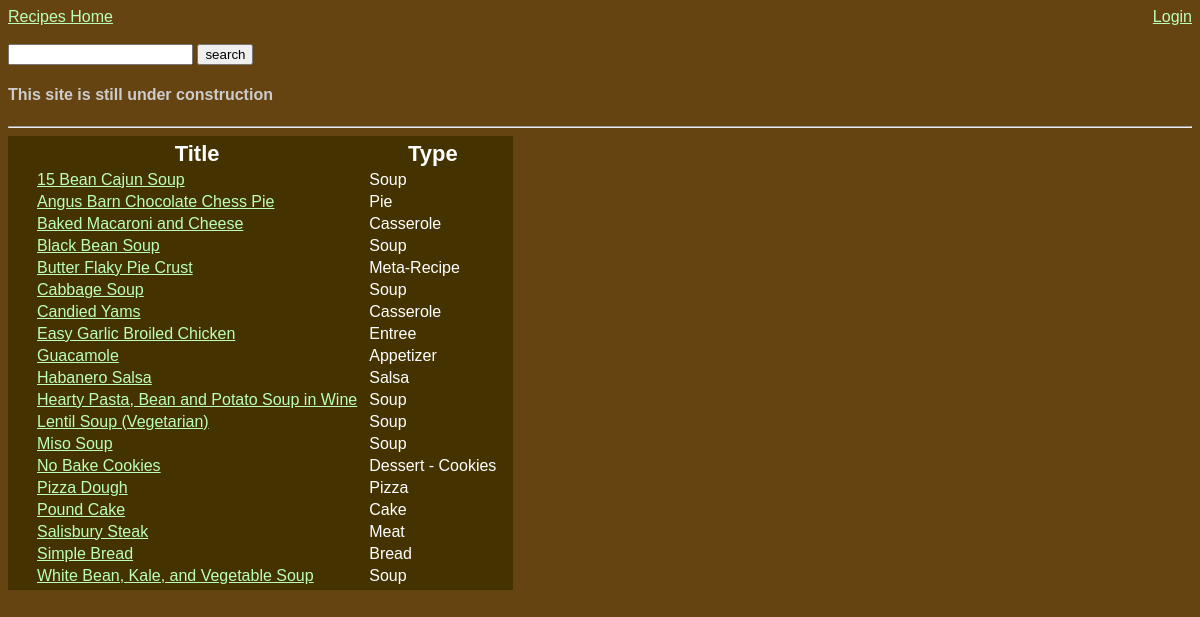
The page / on the database its author committed.
### tables this page shows
CREATE TABLE `recipes` (
  `indx` int(10) NOT NULL AUTO_INCREMENT,
  `title` varchar(100) DEFAULT NULL,
  `user` varchar(50) DEFAULT NULL,
  `type` varchar(100) DEFAULT NULL,
  `imageLocation` varchar(500) DEFAULT NULL,
  `ingredients` varchar(5000) DEFAULT NULL,
  `directions` varchar(5000) DEFAULT NULL,
  PRIMARY KEY (`indx`)
);

### auth.php (called while the page is built, shortened)
<?php
class User {
    var $loggedIn = false;
    function checkLoggedIn() {
        return $this->loggedIn;
    }
}
?>

### index.php (the view, shortened to what this page needs)
<?php
    include("header.php");
    $result = mysql_query("select * from recipes order by title");
    echo "<table>";
    echo "<th></th><th>Title</th><th>Type</th>";
    while($row = mysql_fetch_array($result)){
        echo "<tr><td>";
        echo "</td>
            <td><a href=\"showForm.php?indx=".$row['indx']."\">".$row['title']."</a></td>
            <td>".$row['type']."</td>
            </tr>";
    }
    echo '</table>';
    include("footer.php");
?>

### header.php (shortened to what this page needs)
<?php
    include("auth.php");
    echo "
        <!DOCTYPE HTML>
            <head>
                <title>Recipes</title>
                <link rel=\"stylesheet\" type=\"text/css\" href=\"recipestyle.css\" />
            </head>
            <body>
        ";
    if(isset($_SESSION['currentUser']) && $_SESSION['currentUser']->checkLoggedIn()){
        $_SESSION['currentUser']->dbConnect();
        echo "
            <div style=\"float:right;\">
            <a href=\"addRecipe.php\">New Recipe</a> |
            <a href=\"editUser.php\">Edit Account</a> |
            <a href=\"logout.php\">Logout</a><br /><br />
            You are logged in as ".$_SESSION['currentUser']->username;
        if($_SESSION['currentUser']->userlevel==1){
            echo '<br /><br />
                Welcome, '.$_SESSION['currentUser']->firstname.'.
                <a href="admin.php">Admin Home</a>
                ';
        }
        echo '</div>';
    }else {
        echo "
            <div style=\"float:right;\">
            <a href=\"login.php\">Login</a><br /><br />
            </div>
            ";
    }
    echo "<a href=\".\">Recipes Home</a><br /><br />";
    echo "
        <form action=\"searchRecipes.php\" method=\"get\">
            <input type=\"text\" name=\"searchfield\" value=\"".$_GET['searchfield']."\"; ?>
        <input type=\"submit\" value=\"search\" />
        </form>
        ";
    echo "<h4>This site is still under construction</h4><hr />";
?>

### footer.php (shortened to what this page needs)
    </body>
</html>

### recipestyle.css (style rules this page uses)
body { background-color:#641; color:#ccc; font-size:16px; font-family:helvetica, sans-serif; }
a:link { color:#bfb; }
table { background-color:#430; color:#fff; padding:2px 10px 2px 10px; }
td { padding-left:5px; padding-right:5px; }
th { font-size:22px; }
form { display:inline; }

### rows shown on the page
recipes: title "15 Bean Cajun Soup", type "Soup"
recipes: title "Angus Barn Chocolate Chess Pie", type "Pie"
recipes: title "Baked Macaroni and Cheese", type "Casserole"
recipes: title "Black Bean Soup", type "Soup"
recipes: title "Butter Flaky Pie Crust", type "Meta-Recipe"
recipes: title "Cabbage Soup", type "Soup"
recipes: title "Candied Yams", type "Casserole"
recipes: title "Easy Garlic Broiled Chicken", type "Entree"
recipes: title "Guacamole", type "Appetizer"
recipes: title "Habanero Salsa", type "Salsa"
recipes: title "Hearty Pasta, Bean and Potato Soup in Wine", type "Soup"
recipes: title "Lentil Soup (Vegetarian)", type "Soup"
recipes: title "Miso Soup", type "Soup"
recipes: title "No Bake Cookies", type "Dessert - Cookies"
recipes: title "Pizza Dough", type "Pizza"
recipes: title "Pound Cake", type "Cake"
recipes: title "Salisbury Steak", type "Meat"
recipes: title "Simple Bread", type "Bread"
recipes: title "White Bean, Kale, and Vegetable Soup", type "Soup"
